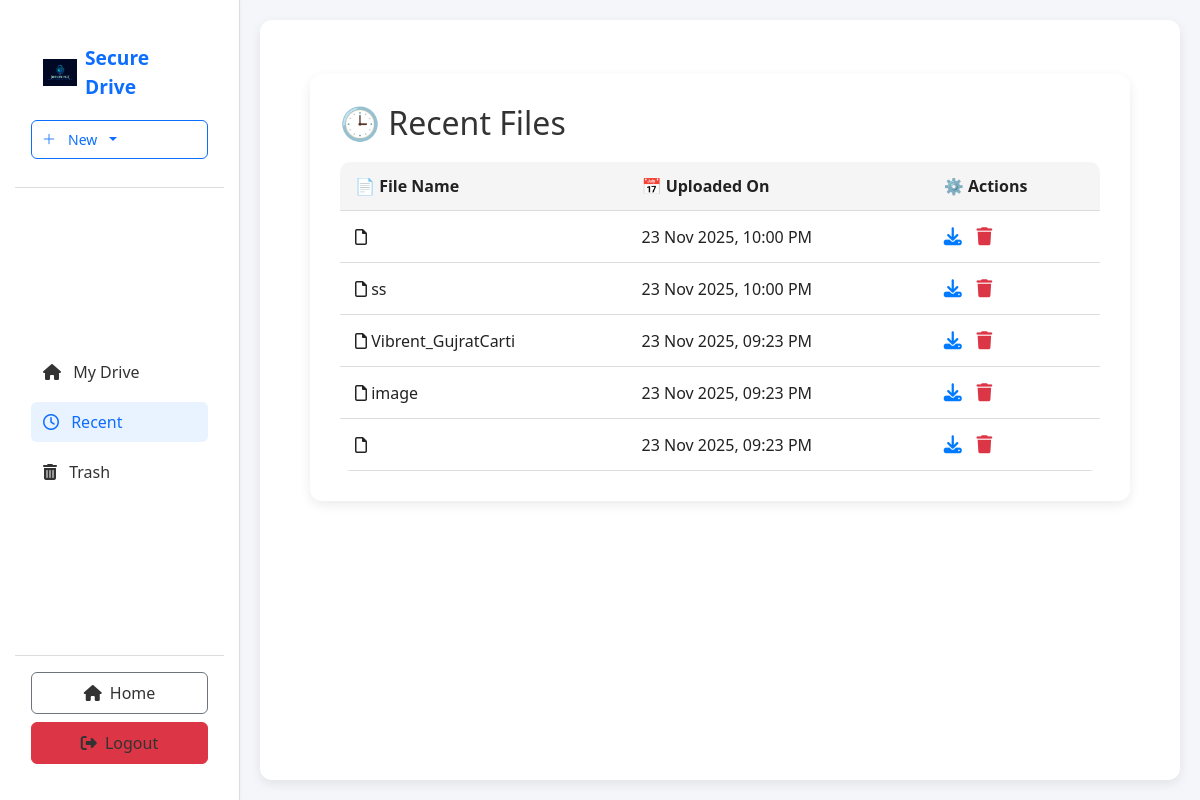
Before: /sharing/recent/ (signed in) with the older database file.
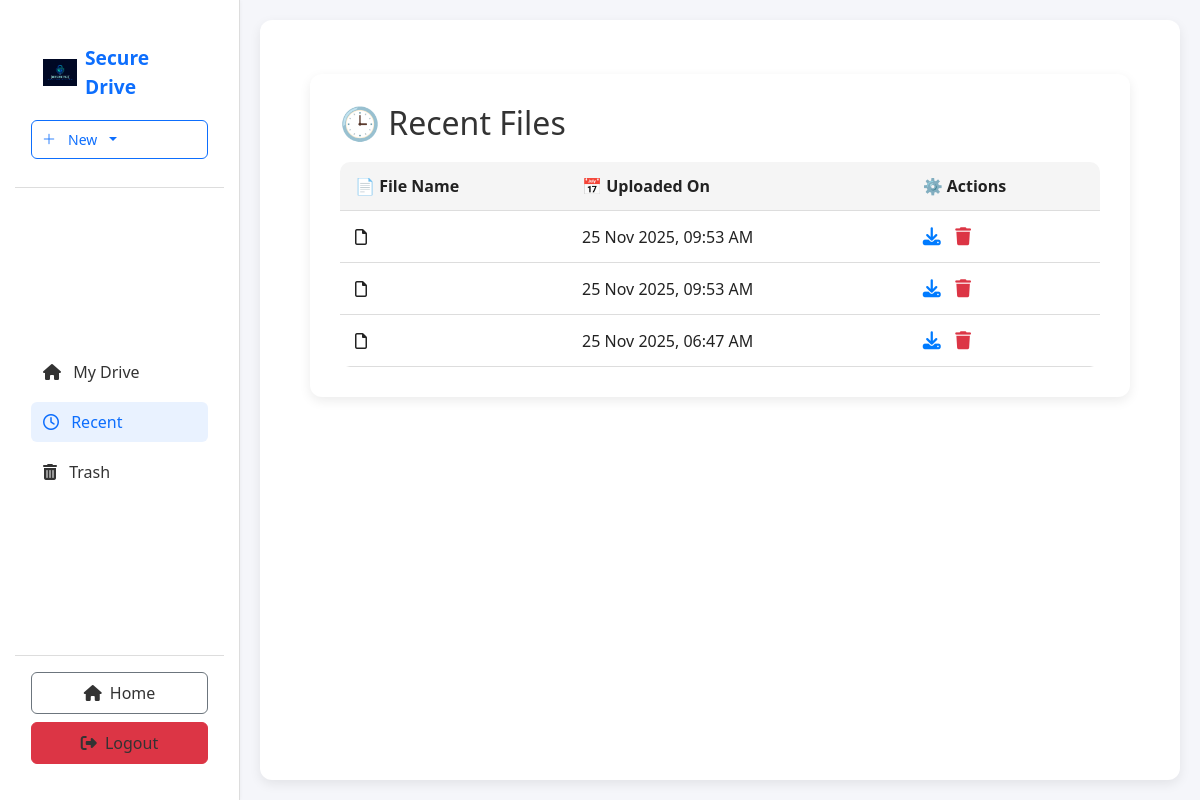
After: the same page with the newer database file.
### sharing_app/models.py (models this page shows)
class File(models.Model):
    user = models.ForeignKey(settings.AUTH_USER_MODEL, on_delete=models.CASCADE)
    folder = models.ForeignKey(
        Folder,
        null=True,
        blank=True,
        on_delete=models.SET_NULL,
        related_name='files'
    )
    file = models.FileField(upload_to=user_upload_path)
    name = models.CharField(max_length=512)
    original_name = models.CharField(max_length=512, blank=True, null=True)
    display_name = models.CharField(max_length=255, blank=True)
    uploaded_at = models.DateTimeField(auto_now_add=True)
    updated_at = models.DateTimeField(auto_now=True)
    is_deleted = models.BooleanField(default=False)
    deleted_at = models.DateTimeField(null=True, blank=True)
    class Meta:
        ordering = ['-uploaded_at']

### sharing_app/views.py (the view)
# urls.py: path('recent/', views.recent_files, name='recent_files'),
@login_required
def recent_files(request):
    recent = File.objects.filter(user=request.user, is_deleted=False).order_by('-uploaded_at')[:20]
    return render(request, 'sharing_app/recent.html', {'files': recent})

### templates/sharing_app/recent.html (shortened to what this page needs)
{% extends 'sharing_app/base.html' %}
{% load static %}
{% block content %}
<div class="main-content">
  <h2>🕒 Recent Files</h2>
  {% if files %}
  <table class="file-table">
    <thead>
      <tr>
        <th>📄 File Name</th>
        <th>📅 Uploaded On</th>
        <th>⚙️ Actions</th>
      </tr>
    </thead>
    <tbody>
      {% for f in files %}
      <tr>
        <td>
          <i class="fa-regular fa-file"></i> {{ f.name }}
        </td>
        <td>{{ f.uploaded_at|date:"d M Y, h:i A" }}</td>
        <td>
          <a href="{% url 'sharing:download_private' f.pk %}"
             class="btn-table" title="Download">
            <i class="fa-solid fa-download"></i>
          </a>
       <a href="{% url 'sharing:move_to_trash' f.pk %}"
        class="btn-table delete"
        title="Move to Trash"
        onclick="return confirm('Are you sure you want to move {{ f.name }} to Trash?');">
       <i class="fa-solid fa-trash"></i>
      </a>
        </td>
      </tr>
      {% endfor %}
    </tbody>
  </table>
  {% else %}
    <p class="empty-text">📂 No recent files found. Upload something new!</p>
  {% endif %}
</div>
{% endblock %}

Changed rows visible on the page:
removed File: uploaded_at "23 Nov 2025, 10:00 PM"
removed File: name "ss", uploaded_at "23 Nov 2025, 10:00 PM"
removed File: name "Vibrent_GujratCarti", uploaded_at "23 Nov 2025, 09:23 PM"
removed File: name "image", uploaded_at "23 Nov 2025, 09:23 PM"
removed File: uploaded_at "23 Nov 2025, 09:23 PM"
added File: uploaded_at "25 Nov 2025, 09:53 AM"
added File: uploaded_at "25 Nov 2025, 09:53 AM"
added File: uploaded_at "25 Nov 2025, 06:47 AM"
